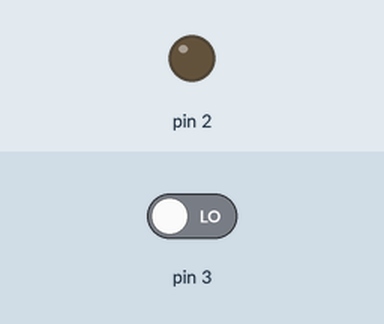
Simulated run of this sketch. Board: Arduino Uno, built with avr-gcc and run on an emulated ATmega328P. Shown: output pins drawn as LEDs (lit = HIGH). Inputs (shaded band) come from the test bench; at power-on: pin 3 LOW.

Above: at 1.2 s.
1.3 s: pin 3 driven HIGH
At 2.5 s:
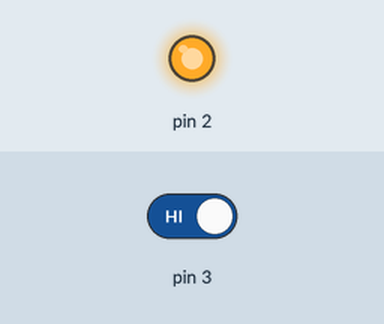
2.8 s: pin 3 driven LOW
At 3.8 s:
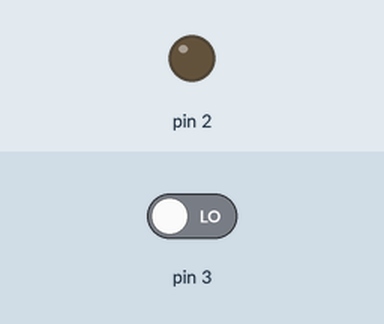
Timing chart, 0 to 5.8 s (numbered marks = the images above; inputs shaded):
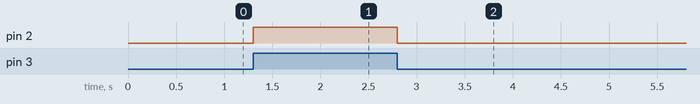

Measured:
- after the input at 1.3 s, pin 2: LOW → HIGH at once
- after the input at 2.8 s, pin 2: HIGH → LOW at once

The sketch:

Example2.2.ino
```cpp
void setup () {
  pinMode (2, OUTPUT);
  pinMode (3, INPUT);
}

void loop () {
  if (digitalRead (3) == 1) {
    digitalWrite (2, HIGH);
  } else {
    digitalWrite (2, LOW);
  }
}
```
